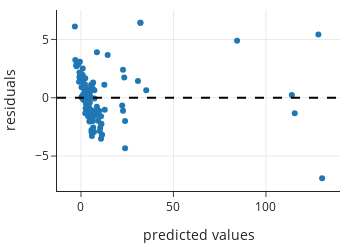

This figure's notebook cell:
### Code cell
predicted = result.fittedvalues
residuals = result.resid

fig = px.scatter(y = residuals, x=predicted,
                 labels={
                     "y": "residuals",
                     "x": "predicted values"},
                 width=350, height=250)

#fig.update_layout(xaxis_range=[0,20])

fig.add_hline(0, line_color='black', line_width=2, line_dash='dash', opacity=1)
